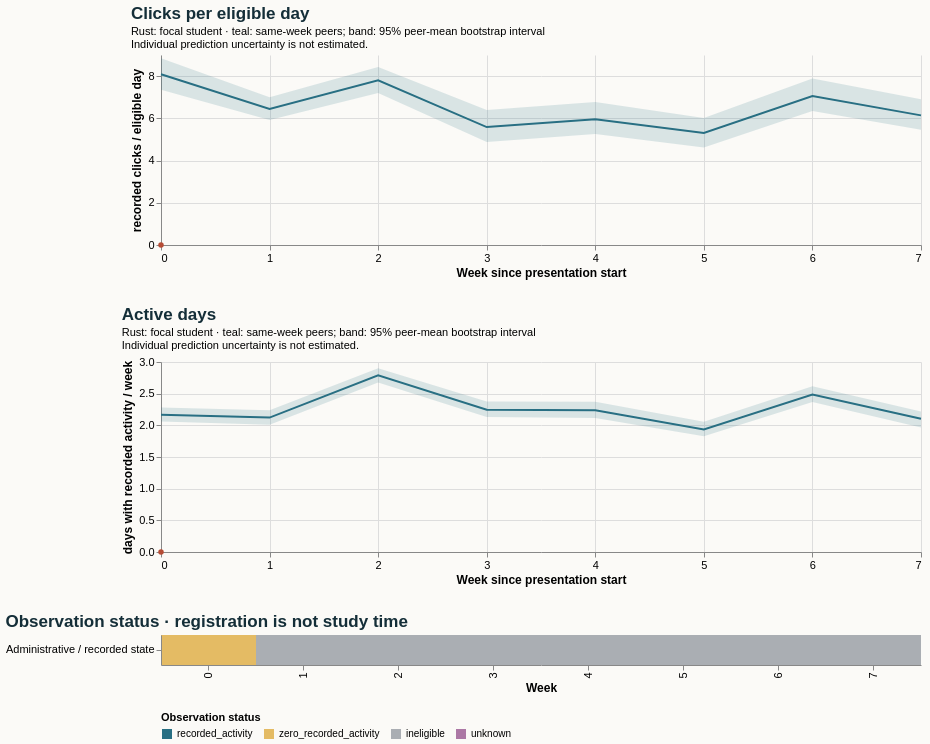

Write the Vega-Lite specification saved for this chart.
### Vega-Lite specification from a JSON file in a GitHub repository (floating-point values rounded to 4 significant figures)
{"$schema": "https://vega.github.io/schema/vega-lite/v5.20.1.json", "config": {"axis": {"labelFontSize": 11, "titleFontSize": 12}, "background": "#fbfaf7", "font": "sans-serif", "title": {"anchor": "start", "color": "#142e38", "fontSize": 17, "subtitleFontSize": 11}, "view": {"continuousHeight": 300, "continuousWidth": 300, "stroke": null}}, "datasets": {"data-087c5a7c9acdd4133adfbb61aaca1982": [{"end_day": 6, "focal_value": 0.0, "peer_ci_high": 2.282, "peer_ci_low": 2.06, "peer_mean": 2.168, "peer_observations": 1167, "peer_people": 1167, "reference": "course", "unit": "days with recorded activity / week", "week": 0}, {"end_day": 13, "focal_value": null, "peer_ci_high": 2.237, "peer_ci_low": 2.009, "peer_mean": 2.123, "peer_observations": 1159, "peer_people": 1159, "reference": "course", "unit": "days with recorded activity / week", "week": 1}, {"end_day": 20, "focal_value": null, "peer_ci_high": 2.902, "peer_ci_low": 2.674, "peer_mean": 2.789, "peer_observations": 1140, "peer_people": 1140, "reference": "course", "unit": "days with recorded activity / week", "week": 2}, {"end_day": 27, "focal_value": null, "peer_ci_high": 2.378, "peer_ci_low": 2.133, "peer_mean": 2.246, "peer_observations": 1132, "peer_people": 1132, "reference": "course", "unit": "days with recorded activity / week", "week": 3}, {"end_day": 34, "focal_value": null, "peer_ci_high": 2.371, "peer_ci_low": 2.115, "peer_mean": 2.237, "peer_observations": 1093, "peer_people": 1093, "reference": "course", "unit": "days with recorded activity / week", "week": 4}, {"end_day": 41, "focal_value": null, "peer_ci_high": 2.057, "peer_ci_low": 1.828, "peer_mean": 1.936, "peer_observations": 1086, "peer_people": 1086, "reference": "course", "unit": "days with recorded activity / week", "week": 5}, {"end_day": 48, "focal_value": null, "peer_ci_high": 2.615, "peer_ci_low": 2.368, "peer_mean": 2.486, "peer_observations": 1075, "peer_people": 1075, "reference": "course", "unit": "days with recorded activity / week", "week": 6}, {"end_day": 55, "focal_value": null, "peer_ci_high": 2.219, "peer_ci_low": 1.965, "peer_mean": 2.104, "peer_observations": 1059, "peer_people": 1059, "reference": "course", "unit": "days with recorded activity / week", "week": 7}], "data-49afe4daf034a980ca0a5ac21d2c21d2": [{"eligible_days": 2.0, "end_day": 6, "logging_completeness": "unknown", "observation_status": "zero_recorded_activity", "row": "Administrative / recorded state", "score_status": "withheld_release_time_unknown", "start_day": 0, "value": 0.0, "week": 0}, {"eligible_days": 0.0, "end_day": 13, "logging_completeness": "unknown", "observation_status": "ineligible", "row": "Administrative / recorded state", "score_status": "withheld_release_time_unknown", "start_day": 7, "value": null, "week": 1}, {"eligible_days": 0.0, "end_day": 20, "logging_completeness": "unknown", "observation_status": "ineligible", "row": "Administrative / recorded state", "score_status": "withheld_release_time_unknown", "start_day": 14, "value": null, "week": 2}, {"eligible_days": 0.0, "end_day": 27, "logging_completeness": "unknown", "observation_status": "ineligible", "row": "Administrative / recorded state", "score_status": "withheld_release_time_unknown", "start_day": 21, "value": null, "week": 3}, {"eligible_days": 0.0, "end_day": 34, "logging_completeness": "unknown", "observation_status": "ineligible", "row": "Administrative / recorded state", "score_status": "withheld_release_time_unknown", "start_day": 28, "value": null, "week": 4}, {"eligible_days": 0.0, "end_day": 41, "logging_completeness": "unknown", "observation_status": "ineligible", "row": "Administrative / recorded state", "score_status": "withheld_release_time_unknown", "start_day": 35, "value": null, "week": 5}, {"eligible_days": 0.0, "end_day": 48, "logging_completeness": "unknown", "observation_status": "ineligible", "row": "Administrative / recorded state", "score_status": "withheld_release_time_unknown", "start_day": 42, "value": null, "week": 6}, {"eligible_days": 0.0, "end_day": 55, "logging_completeness": "unknown", "observation_status": "ineligible", "row": "Administrative / recorded state", "score_status": "withheld_release_time_unknown", "start_day": 49, "value": null, "week": 7}], "data-6000c592f7575eb18013cdacb7a91839": [{"end_day": 6, "focal_value": 0.0, "peer_ci_high": 8.848, "peer_ci_low": 7.359, "peer_mean": 8.09, "peer_observations": 1167, "peer_people": 1167, "reference": "course", "unit": "recorded clicks / eligible day", "week": 0}, {"end_day": 13, "focal_value": null, "peer_ci_high": 6.997, "peer_ci_low": 5.917, "peer_mean": 6.449, "peer_observations": 1159, "peer_people": 1159, "reference": "course", "unit": "recorded clicks / eligible day", "week": 1}, {"end_day": 20, "focal_value": null, "peer_ci_high": 8.429, "peer_ci_low": 7.206, "peer_mean": 7.8, "peer_observations": 1140, "peer_people": 1140, "reference": "course", "unit": "recorded clicks / eligible day", "week": 2}, {"end_day": 27, "focal_value": null, "peer_ci_high": 6.396, "peer_ci_low": 4.874, "peer_mean": 5.586, "peer_observations": 1132, "peer_people": 1132, "reference": "course", "unit": "recorded clicks / eligible day", "week": 3}, {"end_day": 34, "focal_value": null, "peer_ci_high": 6.779, "peer_ci_low": 5.254, "peer_mean": 5.952, "peer_observations": 1093, "peer_people": 1093, "reference": "course", "unit": "recorded clicks / eligible day", "week": 4}, {"end_day": 41, "focal_value": null, "peer_ci_high": 6.011, "peer_ci_low": 4.623, "peer_mean": 5.31, "peer_observations": 1086, "peer_people": 1086, "reference": "course", "unit": "recorded clicks / eligible day", "week": 5}, {"end_day": 48, "focal_value": null, "peer_ci_high": 7.883, "peer_ci_low": 6.344, "peer_mean": 7.057, "peer_observations": 1075, "peer_people": 1075, "reference": "course", "unit": "recorded clicks / eligible day", "week": 6}, {"end_day": 55, "focal_value": null, "peer_ci_high": 6.902, "peer_ci_low": 5.459, "peer_mean": 6.139, "peer_observations": 1059, "peer_people": 1059, "reference": "course", "unit": "recorded clicks / eligible day", "week": 7}]}, "resolve": {"scale": {"color": "independent"}}, "spacing": 28, "vconcat": [{"data": {"name": "data-6000c592f7575eb18013cdacb7a91839"}, "height": 190, "layer": [{"encoding": {"x": {"axis": {"tickMinStep": 1}, "field": "week", "title": "Week since presentation start", "type": "quantitative"}, "y": {"field": "peer_ci_low", "scale": {"zero": true}, "title": "recorded clicks / eligible day", "type": "quantitative"}, "y2": {"field": "peer_ci_high"}}, "mark": {"color": "#286f83", "opacity": 0.16, "type": "area"}}, {"encoding": {"tooltip": [{"field": "week", "type": "quantitative"}, {"field": "peer_mean", "type": "quantitative"}, {"field": "peer_people", "type": "quantitative"}, {"field": "peer_observations", "type": "quantitative"}], "x": {"field": "week", "type": "quantitative"}, "y": {"field": "peer_mean", "type": "quantitative"}}, "mark": {"color": "#286f83", "strokeWidth": 2, "type": "line"}}, {"encoding": {"tooltip": [{"field": "week", "type": "quantitative"}, {"field": "focal_value", "type": "quantitative"}], "x": {"field": "week", "type": "quantitative"}, "y": {"field": "focal_value", "type": "quantitative"}}, "mark": {"color": "#b64c35", "point": {"color": "#b64c35"}, "strokeWidth": 2.5, "type": "line"}}], "title": {"subtitle": ["Rust: focal student · teal: same-week peers; band: 95% peer-mean bootstrap interval", "Individual prediction uncertainty is not estimated."], "text": "Clicks per eligible day"}, "width": 760}, {"data": {"name": "data-087c5a7c9acdd4133adfbb61aaca1982"}, "height": 190, "layer": [{"encoding": {"x": {"axis": {"tickMinStep": 1}, "field": "week", "title": "Week since presentation start", "type": "quantitative"}, "y": {"field": "peer_ci_low", "scale": {"zero": true}, "title": "days with recorded activity / week", "type": "quantitative"}, "y2": {"field": "peer_ci_high"}}, "mark": {"color": "#286f83", "opacity": 0.16, "type": "area"}}, {"encoding": {"tooltip": [{"field": "week", "type": "quantitative"}, {"field": "peer_mean", "type": "quantitative"}, {"field": "peer_people", "type": "quantitative"}, {"field": "peer_observations", "type": "quantitative"}], "x": {"field": "week", "type": "quantitative"}, "y": {"field": "peer_mean", "type": "quantitative"}}, "mark": {"color": "#286f83", "strokeWidth": 2, "type": "line"}}, {"encoding": {"tooltip": [{"field": "week", "type": "quantitative"}, {"field": "focal_value", "type": "quantitative"}], "x": {"field": "week", "type": "quantitative"}, "y": {"field": "focal_value", "type": "quantitative"}}, "mark": {"color": "#b64c35", "point": {"color": "#b64c35"}, "strokeWidth": 2.5, "type": "line"}}], "title": {"subtitle": ["Rust: focal student · teal: same-week peers; band: 95% peer-mean bootstrap interval", "Individual prediction uncertainty is not estimated."], "text": "Active days"}, "width": 760}, {"data": {"name": "data-49afe4daf034a980ca0a5ac21d2c21d2"}, "encoding": {"color": {"field": "observation_status", "legend": {"labelLimit": 260, "orient": "bottom"}, "scale": {"domain": ["recorded_activity", "zero_recorded_activity", "ineligible", "unknown"], "range": ["#286f83", "#e4bb64", "#aaaeb3", "#ac78a5"]}, "title": "Observation status", "type": "nominal"}, "tooltip": [{"field": "week", "type": "quantitative"}, {"field": "eligible_days", "type": "quantitative"}, {"field": "observation_status", "type": "nominal"}, {"field": "logging_completeness", "type": "nominal"}], "x": {"field": "week", "title": "Week", "type": "ordinal"}, "y": {"field": "row", "title": null, "type": "nominal"}}, "height": 30, "mark": {"type": "rect"}, "title": "Observation status · registration is not study time", "width": 760}]}
